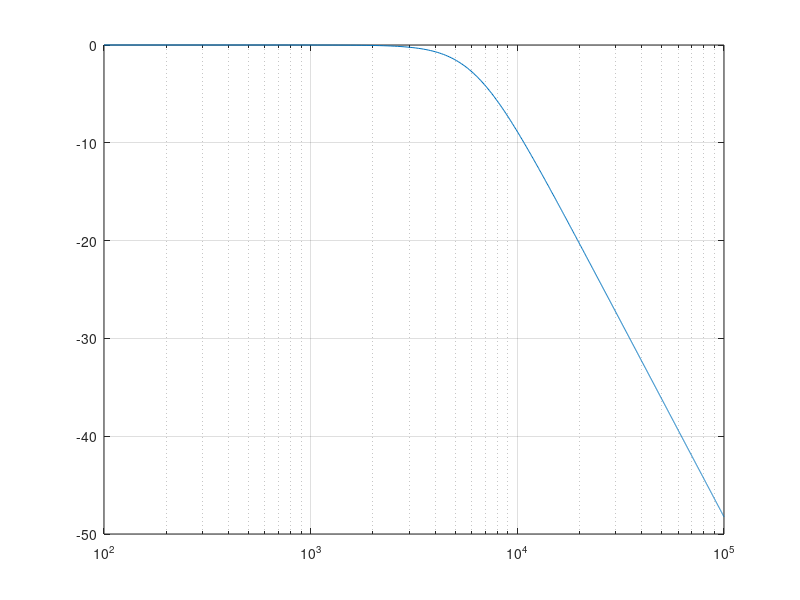
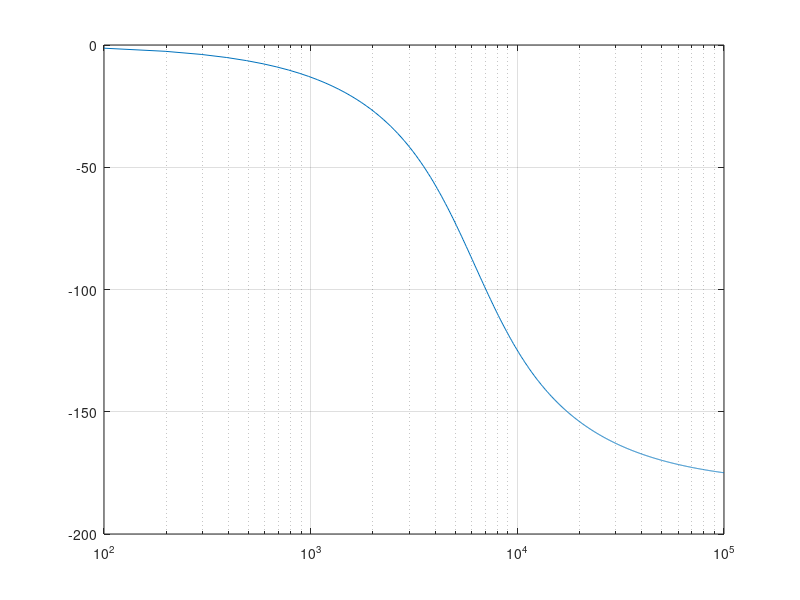

Reproduce these figures in MATLAB, in order.
% Second Order Butterwork LPF
f0 = 6220; %Hz
j = sqrt(-1);
Q = 1/sqrt(2);
K = 1;

f_start = 100; f_stop = 100000; 
step = (f_stop - f_start)/1024; 
freq = f_start:step:f_stop;

Tf = K.*(1./((j.*freq./f0).^2.+(1./Q).*(j.*freq./f0)+1))

Ms = 20*log10(abs(Tf));
Ps = (180/pi)*angle(Tf);
semilogx(freq,Ms),grid
figure
semilogx(freq,Ps),grid